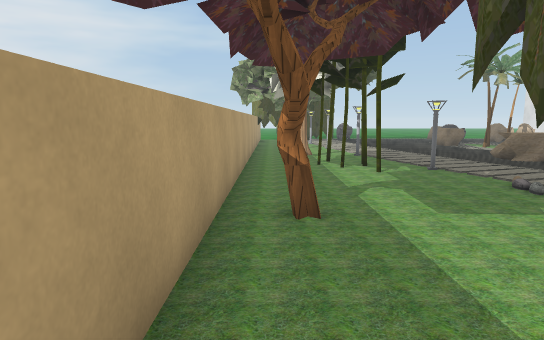
view 1 (above)

21 first-person views from a walk through a scene from a Unity 3-D project. The camera is 1.3 m above the floor, tilts 8° down and sees 75° across. The floor is counted in squares, 1 m on a side. Each view is taken from the middle of a square. On the plan, view 1 faces up. The plan holds only what a view shows up to about 15 squares ahead; the rest is blank. The place goes on beyond the plan. Some surface patterns are stand-ins.

view 2
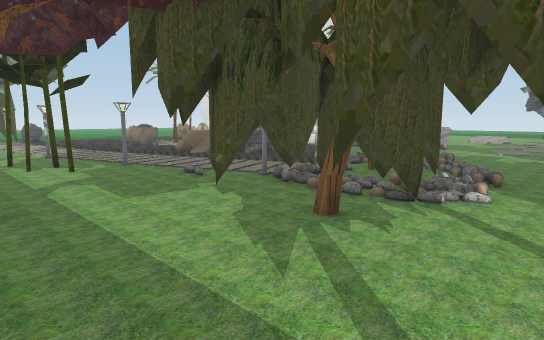

view 3
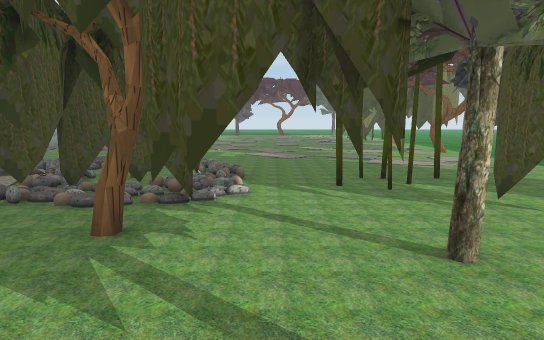

view 4
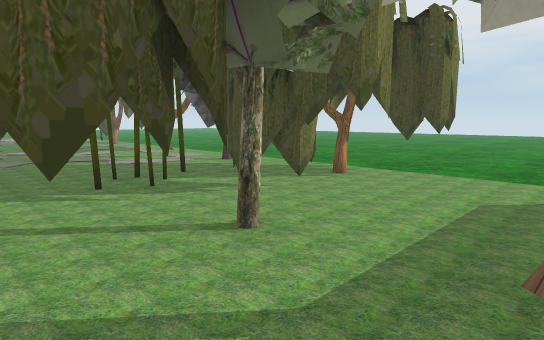

view 5
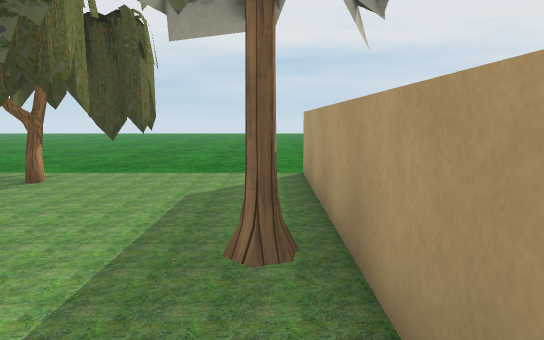

view 6
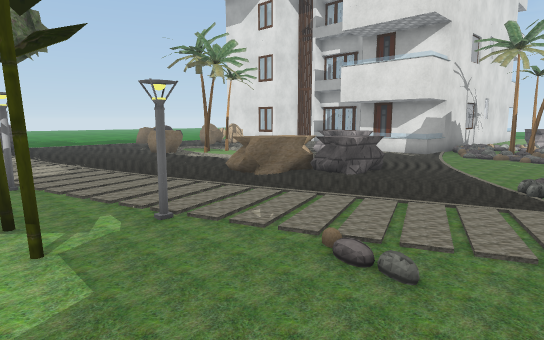

view 7
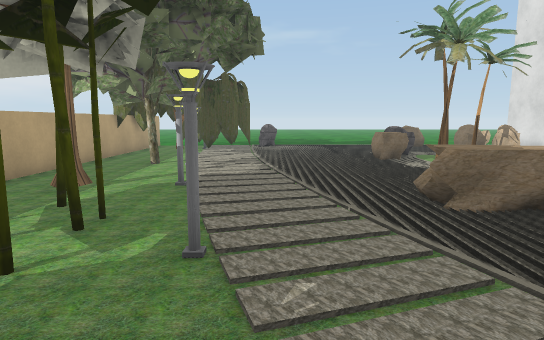

view 8
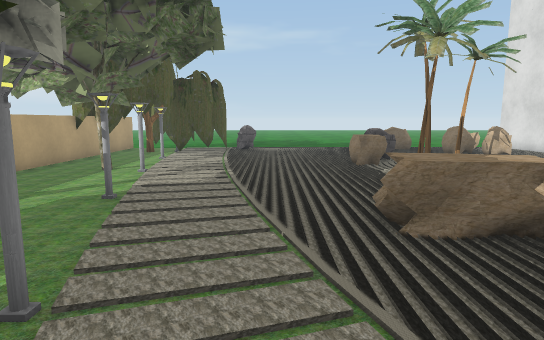

view 9
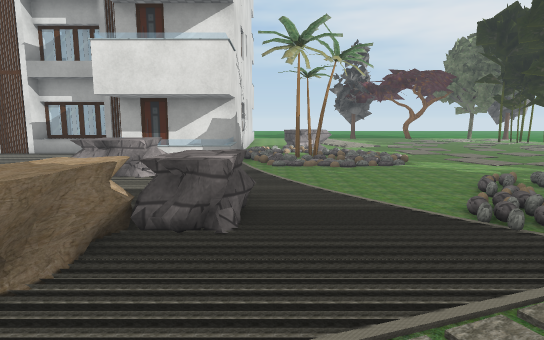

view 10
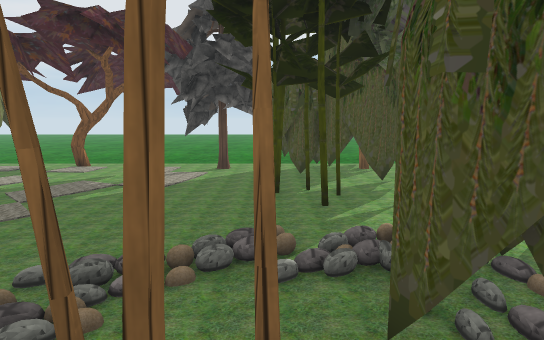

view 11
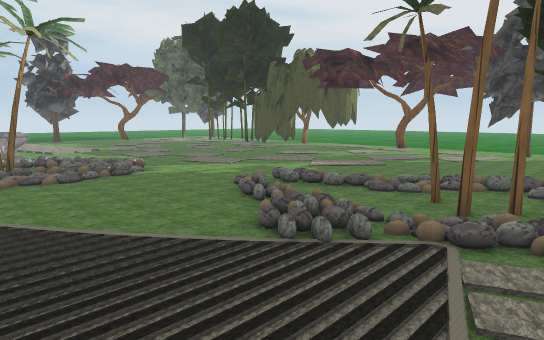

view 12
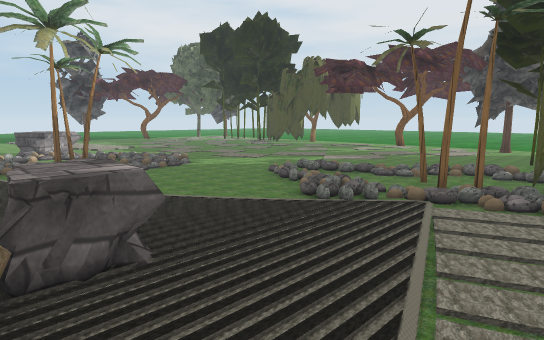

view 13
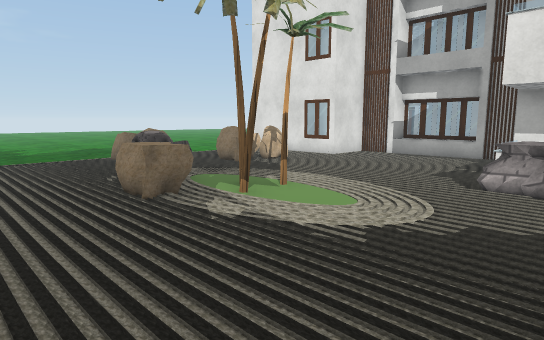

view 14
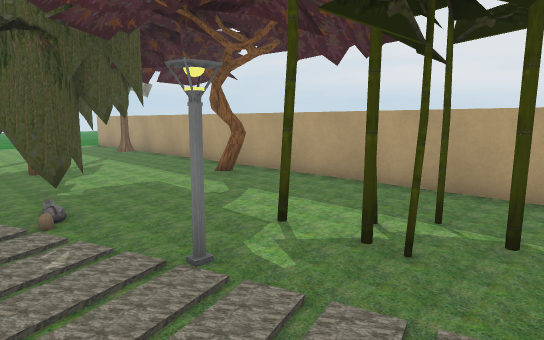

view 15
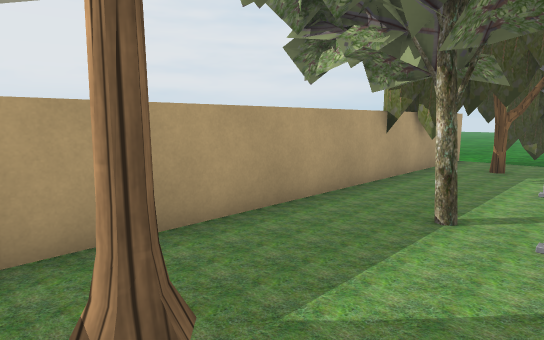

view 16
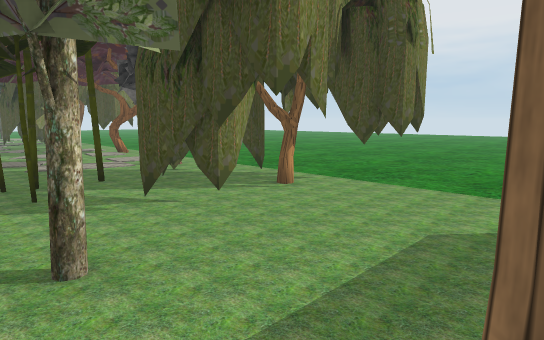

view 17
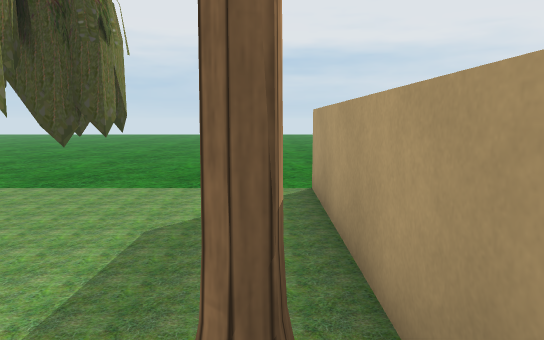

view 18
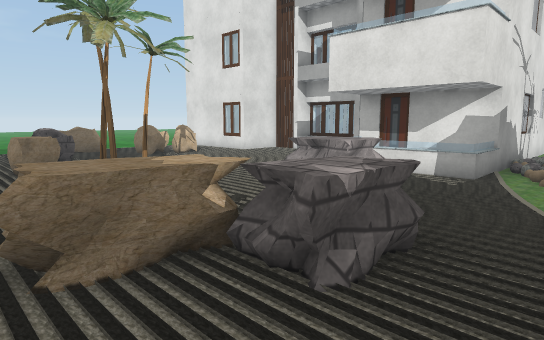

view 19
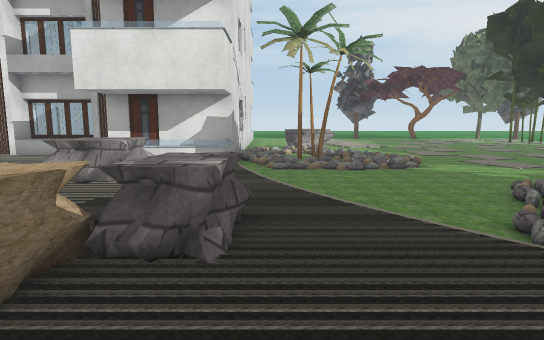

view 20
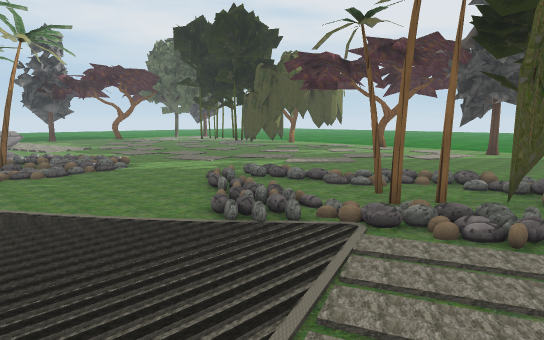

view 21
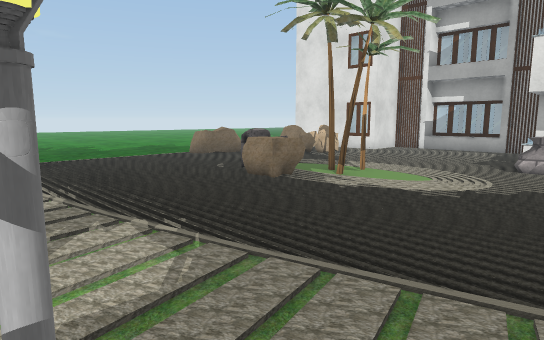

### Floor plan
Key: @ floor where view 1 was taken; # wall or solid block; x gap in a wall; . main floor; : floor 0.25 m higher than the main floor; / step, stairs or slope; = window, fence, low wall or low ledge; ^ raised ledge; T thing the floor can be seen under or through.
Columns run from 1 left of view 1 to 24 right of it. Each row starts with its distance up from view 1.
 20 ####...       ### ####
 19 #.........==..      ##
 18 #.........##..      =#
 17 ###.......###       =^
 16 #...#.........      =#
 15 #.............      ##
 14 #..............##=###
 13 #.#.#......   .#==#
 12 #........^^   =####
 11 #..#....x^^=    #
 10 #.###.....^^x   #=   #####
  9 #...##.....== ...#   #
  8 #................  ###/=
  7 #...../..........  ## /=
  6 #...../....:.....###/  =..
  5 ##.....T///::.....//  ....
  4 ##.TTTTTTTT .//..........
  3 #..T.TTTTTTT::..........
  2 #....TTTTTTT...........
  1 #...TTTT..............
  0 #@.T TT...............
 -1 #..TT.................
 -2 ##. T...TT..........
 -3 # ......T..........
 -4 #...TTTT T.........
 -5 #...T TTTT........
 -6 #...  TT T###......
 -7 #....TTTTT###..#...
 -8 #...#T T...... .....
 -9 ....#TT....... .....#
-10 ..............
-11 .............
-12 ............
-13 .............
-14    ..........
-15    ..........
-16    ..........

Positions as (right, up) in squares from view 1, and headings:
1: (0, 0), facing up
2: (0, -1), facing up-right
3: (0, 0), facing right
4: (0, 1), facing down-right
5: (0, 1), facing down
6: (2, 5), facing up-right
7: (5, 6), facing up
8: (6, 7), facing up
9: (5, 9), facing right
10: (8, 5), facing down
11: (7, 9), facing down-right
12: (6, 11), facing down-right
13: (6, 12), facing up-right
14: (6, 12), facing down-left
15: (3, 12), facing up-left
16: (0, -1), facing down-right
17: (0, -1), facing down
18: (7, 8), facing up-right
19: (6, 9), facing right
20: (6, 9), facing down-right
21: (3, 12), facing up-right
